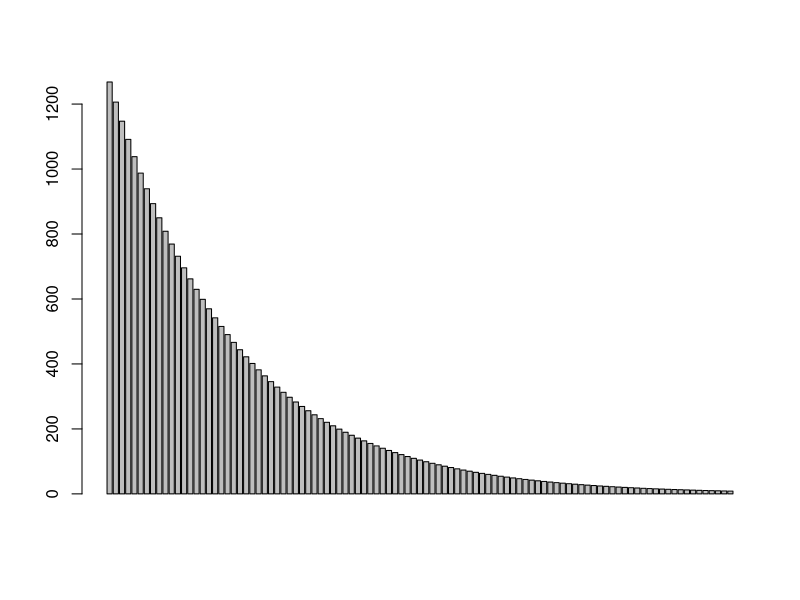

Write the R code that produced this figure.
## ---- chunk 1
knitr::opts_chunk$set(echo = TRUE)
## ---- chunk 2
r=0.04
## ---- chunk 3
s0=100
sigma=0.25
T=1
K=100
## ---- chunk 4
n=1
h=T/n
u.1=exp(r*h+sigma*sqrt(h))
d.1=exp(r*h-sigma*sqrt(h))
s.u=s0*u.1
s.d=s0*d.1

#the payoff function
v.c<-function(x){
  max(x-K, 0)
}

p.star=(exp(r*h)-d.1)/(u.1-d.1)
v.u=v.c(s.u)
v.d=v.c(s.d)

v.0=exp(-r*T)*(p.star*v.u+(1-p.star)*v.d)
v.0
## ---- chunk 5
n.sims=10000
factors=c(u.1, d.1)
final.prices=s0*sample(factors, size=n.sims, prob=c(p.star, 1-p.star), replace=TRUE)
final.prices
payoffs<-pmax(final.prices-K,0)
payoffs
v.bar=mean(payoffs)
v.0.mc<-exp(-r*T)*v.bar
v.0.mc
## ---- chunk 6
n=2
h=T/n
u=exp(r*h+sigma*sqrt(h))
d=exp(r*h-sigma*sqrt(h))
s.T=s0*c(u^2, u*d, d^2)
s.T

p.star=(exp(r*h)-d)/(u-d)
v.T=pmax(s.T-K,0)
v.T

v.0=exp(-r*T)*(v.T[1]*dbinom(2, size=2, p.star)+
                 v.T[2]*dbinom(1, size=2, p.star)+
                 v.T[3]*dbinom(0, size=2, p.star))
v.0
## ---- chunk 7
x=rbinom(n.sims, size=2, prob=p.star)
s.T=s0*u^x*d^(2-x)
s.T

v.T=pmax(s.T-K,0)
v.T

v.bar=mean(v.T)
v.0.mc=exp(-r*T)*v.bar
v.0.mc
## ---- chunk 8
n=100
h=T/n
u=exp(r*h+sigma*sqrt(h))
d=exp(r*h-sigma*sqrt(h))
k=n:0
s.T=s0*u^k*d^(n-k)
s.T
barplot(s.T)

p.star=(exp(r*h)-d)/(u-d)
v.T=pmax(s.T-K,0)
v.T

rn.probs=dbinom(k, size=n, p.star)
rn.probs

v.0=exp(-r*T)*sum(v.T*rn.probs)
v.0
## ---- chunk 9
periods=100
x=rbinom(n.sims, size=periods, prob=p.star)
s.T=s0*u^x*d^(periods-x)
s.T

v.T=pmax(s.T-K,0)
v.T

v.bar=mean(v.T)
v.0.mc=exp(-r*T)*v.bar
v.0.mc
